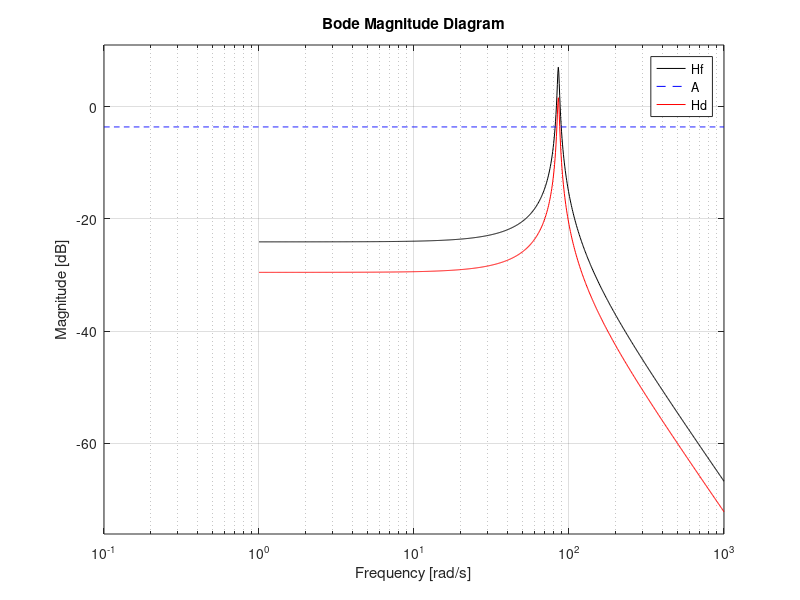
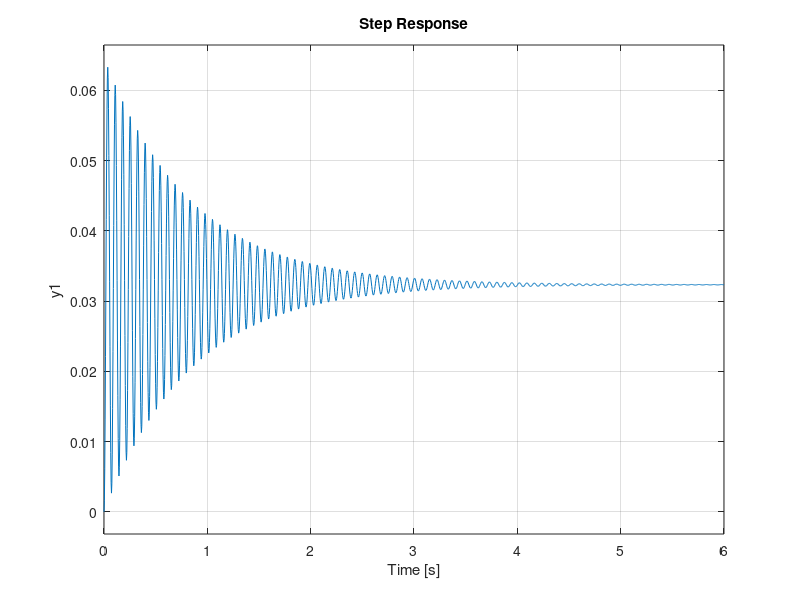

Source code (MATLAB) for these figures, in order:
ku=0.5;
Uref=12;
U2=12;
L=0.78e-3;
C=0.176;
Rs=2.4;
A=8;


Hf=tf(1,[L*C L/Rs 1])*tf(1,2*A); % the process

bodemag(Hf, 'k'); hold on; % bodemag draws only the magnitude plot

sigma = 0.15; % choose the desired overshoot to meet the specifications
z = abs(log(sigma)) / sqrt (pi^2 + log(sigma)^2) % compute damping ratio
A1 = 1/(4*sqrt(2)*z^2) % compute the distance A, see fig from 2.1 in CE lab5

A_tf = tf(A1,1); % write it likes this such that bodemag sees it as a tf element
bodemag(A_tf, '--b'); hold on; % see where A is with respect to Hf, Hd must go through A at wf. Do we move up or down? (Hint: down)

Adb = mag2db(A1)
wf = 2; % corner frequency computed as 1/0.5, because Tf is 0.5

modulHf = 3.5/( wf*sqrt(0.5^2*wf^2 + 1) ) % I computed it here, but you can also read it from Bode at frequency 2rad/s
modulHfdB = 20*log10(modulHf) % mag2db(modulHf)

VrdB = modulHfdB - Adb % the sign is minus because we move the plot downwards, such Hf intersects A at the corner frequency
Vr = 10^(-VrdB/20) % db2mag(-VrdB)

Hd = Vr * Hf % compute open loop system

bodemag(Hd, 'r'); legend('Hf', 'A', 'Hd')

wt = 86; % read this from Bode, it's the frequency where Hd is 0dB

% check the specs - they're all good! P controller is ok!
wn = 2*z*wt;
tr = 4/z/wn
cv = wn/2/z

% let's check again the specs on the step response
Ho = Hd/(1+Hd)
figure;
step(Ho)
